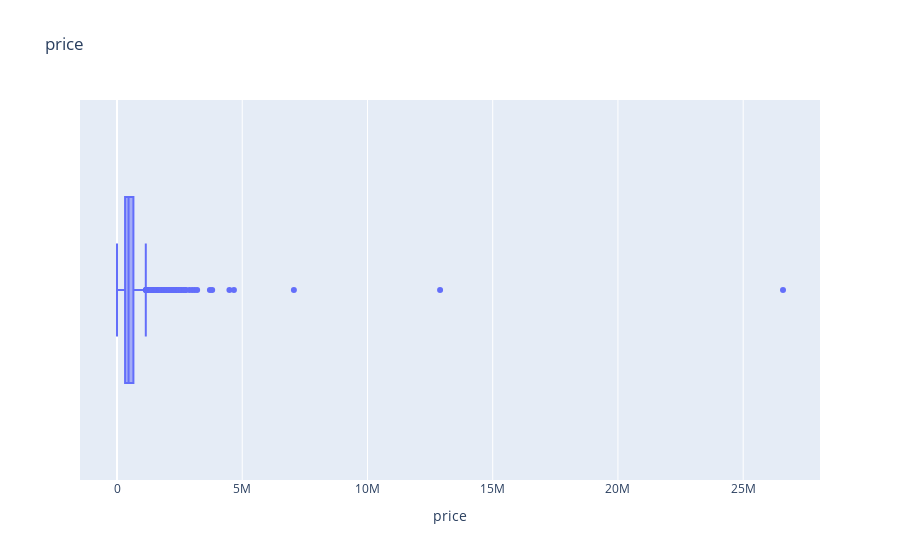
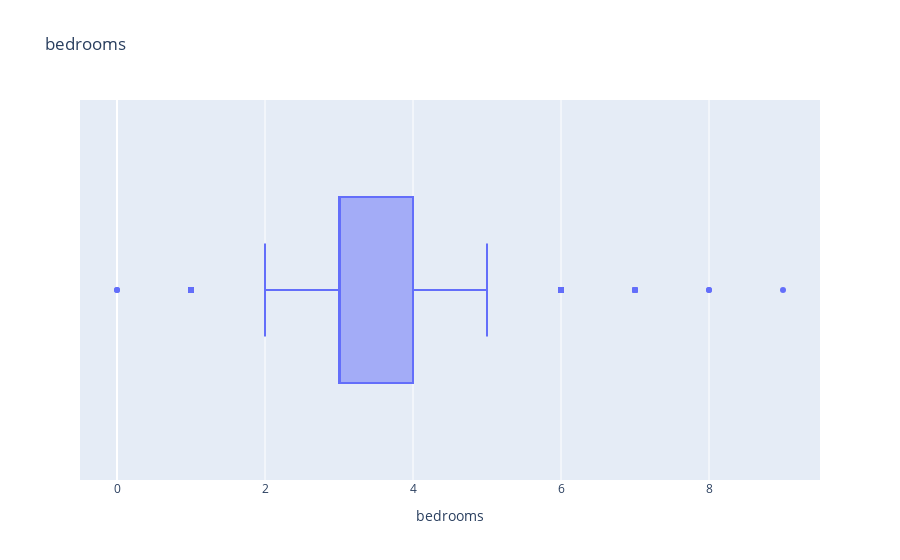
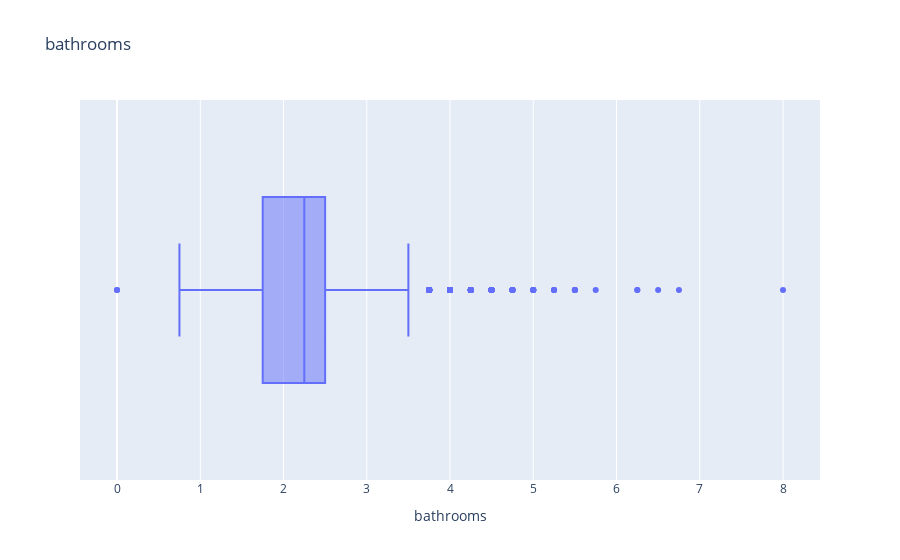
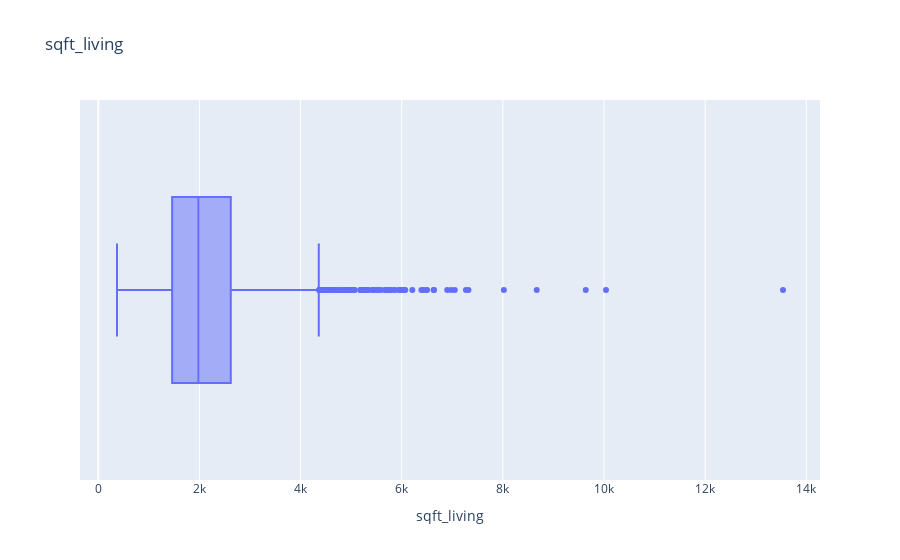

Here is the notebook cell these charts were saved with, in order:
### Code cell
for i in df.select_dtypes(exclude="O"):
    px.box(df,x=i,title=i ).show()

### Figure 1 — Plotly figure (JSON) as saved in the notebook; plotly's stock layout.template omitted (floating-point values rounded to 4 significant figures; data arrays with more than 128 entries replaced by an {"elided": "..."} marker saying what was removed)
{"data": [{"alignmentgroup": "True", "hovertemplate": "price=%{x}<extra></extra>", "legendgroup": "", "marker": {"color": "#636efa"}, "name": "", "notched": false, "offsetgroup": "", "orientation": "h", "showlegend": false, "type": "box", "x": {"elided": "4600 float values"}, "x0": " ", "xaxis": "x", "y0": " ", "yaxis": "y"}], "layout": {"boxmode": "group", "legend": {"tracegroupgap": 0}, "title": {"text": "price"}, "xaxis": {"anchor": "y", "domain": [0, 1], "title": {"text": "price"}}, "yaxis": {"anchor": "x", "domain": [0, 1]}}}

### Figure 2 — Plotly figure (JSON) as saved in the notebook; plotly's stock layout.template omitted (floating-point values rounded to 4 significant figures; data arrays with more than 128 entries replaced by an {"elided": "..."} marker saying what was removed)
{"data": [{"alignmentgroup": "True", "hovertemplate": "bedrooms=%{x}<extra></extra>", "legendgroup": "", "marker": {"color": "#636efa"}, "name": "", "notched": false, "offsetgroup": "", "orientation": "h", "showlegend": false, "type": "box", "x": {"elided": "4600 int values"}, "x0": " ", "xaxis": "x", "y0": " ", "yaxis": "y"}], "layout": {"boxmode": "group", "legend": {"tracegroupgap": 0}, "title": {"text": "bedrooms"}, "xaxis": {"anchor": "y", "domain": [0, 1], "title": {"text": "bedrooms"}}, "yaxis": {"anchor": "x", "domain": [0, 1]}}}

### Figure 3 — Plotly figure (JSON) as saved in the notebook; plotly's stock layout.template omitted (floating-point values rounded to 4 significant figures; data arrays with more than 128 entries replaced by an {"elided": "..."} marker saying what was removed)
{"data": [{"alignmentgroup": "True", "hovertemplate": "bathrooms=%{x}<extra></extra>", "legendgroup": "", "marker": {"color": "#636efa"}, "name": "", "notched": false, "offsetgroup": "", "orientation": "h", "showlegend": false, "type": "box", "x": {"elided": "4600 float values"}, "x0": " ", "xaxis": "x", "y0": " ", "yaxis": "y"}], "layout": {"boxmode": "group", "legend": {"tracegroupgap": 0}, "title": {"text": "bathrooms"}, "xaxis": {"anchor": "y", "domain": [0, 1], "title": {"text": "bathrooms"}}, "yaxis": {"anchor": "x", "domain": [0, 1]}}}

### Figure 4 — Plotly figure (JSON) as saved in the notebook; plotly's stock layout.template omitted (floating-point values rounded to 4 significant figures; data arrays with more than 128 entries replaced by an {"elided": "..."} marker saying what was removed)
{"data": [{"alignmentgroup": "True", "hovertemplate": "sqft_living=%{x}<extra></extra>", "legendgroup": "", "marker": {"color": "#636efa"}, "name": "", "notched": false, "offsetgroup": "", "orientation": "h", "showlegend": false, "type": "box", "x": {"elided": "4600 int values"}, "x0": " ", "xaxis": "x", "y0": " ", "yaxis": "y"}], "layout": {"boxmode": "group", "legend": {"tracegroupgap": 0}, "title": {"text": "sqft_living"}, "xaxis": {"anchor": "y", "domain": [0, 1], "title": {"text": "sqft_living"}}, "yaxis": {"anchor": "x", "domain": [0, 1]}}}
